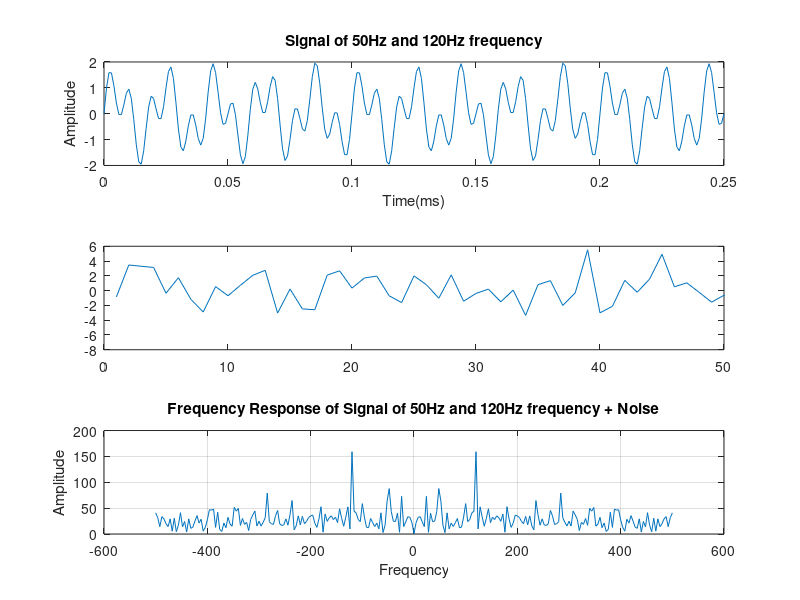
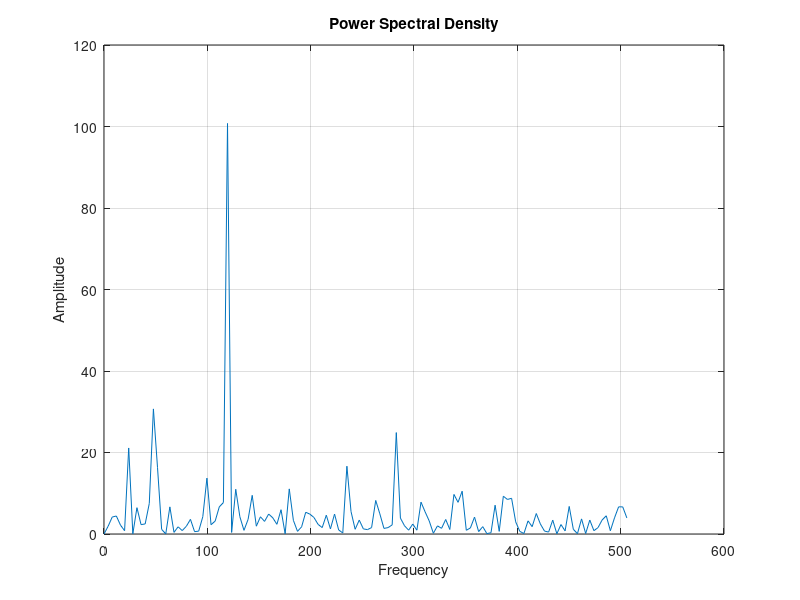

Here is the MATLAB script that generated these plots, in order:
fs = 1000;
t=0:1/fs:1/4;
f1=50;
f2=120;

figure(1);
x = sin(2*pi*f1*t) + sin(2*pi*f2*t);
%x = sin(2*pi*50*t);
subplot(3,1,1);
plot(t,x)
title('Signal of 50Hz and 120Hz frequency');
xlabel('Time(ms)');
ylabel('Amplitude');

y = x + 2*randn(size(t));

subplot(3,1,2);
plot(y);
xlim([0 50]);

w=-(length(x)-1)/2:(length(x) -1)/2;
y_f = fft(y, length(y));
y_fshift = fftshift(y_f);
subplot(3,1,3);
plot(4*w,abs(y_fshift))
title('Frequency Response of Signal of 50Hz and 120Hz frequency + Noise');
xlabel('Frequency');
ylabel('Amplitude');
grid on;


%Pyy = (y_f.* conj(y_f))/251;
Pyy = (y_f.* conj(y_f))/length(y_f);
%plot(w,10*log10(Pyy))
f = 1000/251*(0:127);

figure(2);
%plot(10*log10(Pyy))
plot(f(1:128), Pyy(1:128));
title('Power Spectral Density');
xlabel('Frequency');
ylabel('Amplitude');
grid on;

%[Pyy2,w2] = periodogram(y,0:5,length(y),1000)
%figure;
%plot(w,10*log10(Pyy2))

%figure(3);
%plot(10*log10(Pyy))
%plot(w2, Pyy2);
%title('Power Spectral Density(Periodogram)');
%xlabel('Frequency');
%ylabel('Amplitude');
%grid on;


